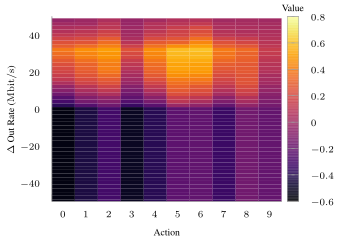

Write gnuplot code to recreate this figure.
set terminal tikz standalone color size 9cm,6cm font '\scriptsize' preamble '\usepackage{microtype} \usepackage{times} \usepackage[T1]{fontenc} \usepackage[binary-units, per-mode=symbol]{siunitx}\sisetup{detect-all}' createstyle
set output "policy-2-tcp-f7-mean.tex"

#load "parula.pal"
load "inferno.pal"

set style line 102 lc rgb '#a0a0a0' lt 1 lw 1
#set style boxplot outliers pointtype 7
#set style data boxplot
set border ls 102
set colorbox border 102
set key textcolor rgb "black"
set tics textcolor rgb "black"
set label textcolor rgb "black"

set border 3
set grid y
set xtics nomirror
set xtics offset 1.5,0
set xtics (0, 1, 2, 3, 4, 5, 6, 7, 8, 9)
set ytics nomirror

set datafile separator ","

set xlabel "Action"
set ylabel "$\\Delta$ Out Rate ($\\si{\\mega\\bit\\per\\second}$)"
set label "Value" at graph 0.98,1.05

set yrange [-50.0:50.0]
set xrange [0.0:10.0]
#set key inside bottom right

#set lmargin at screen 0.05;
#set rmargin at screen 1.1;
#set bmargin at screen 0.1;
#set tmargin at screen 0.95;

#set log cb

xs(x) = x - .5
ys(y) = y * (100.0 / 50.0) - 50.0

plot '../results/tcp-action-f7-2-mean-p.csv' matrix u (xs($1)):(ys($2)):3 every ::1 with image pixels notitle

set out
